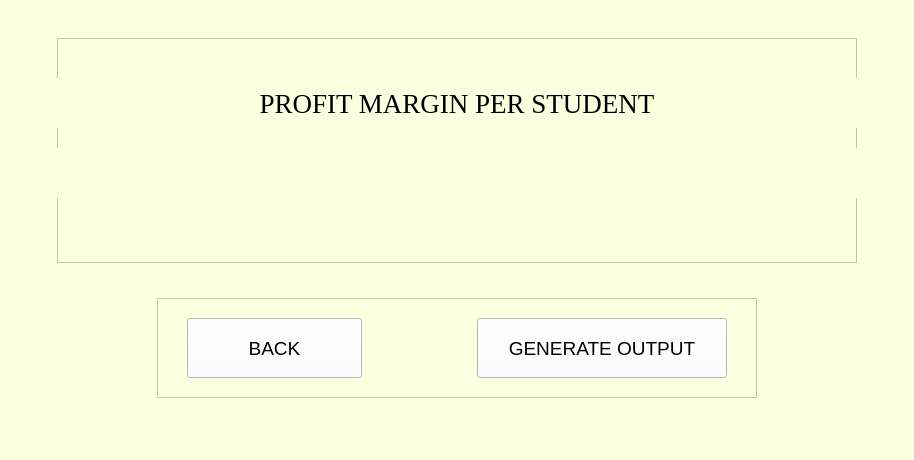
<?xml version="1.0" encoding="UTF-8"?>
<ui version="4.0">
 <class>MainWindow</class>
 <widget class="QMainWindow" name="MainWindow">
  <property name="geometry">
   <rect>
    <x>0</x>
    <y>0</y>
    <width>914</width>
    <height>460</height>
   </rect>
  </property>
  <property name="sizePolicy">
   <sizepolicy hsizetype="Expanding" vsizetype="Expanding">
    <horstretch>0</horstretch>
    <verstretch>0</verstretch>
   </sizepolicy>
  </property>
  <property name="mouseTracking">
   <bool>false</bool>
  </property>
  <property name="windowTitle">
   <string>MainWindow</string>
  </property>
  <property name="styleSheet">
   <string notr="true">background-color: rgb(250, 255, 224);</string>
  </property>
  <widget class="QWidget" name="centralwidget">
   <layout class="QVBoxLayout" name="verticalLayout">
    <item alignment="Qt::AlignHCenter">
     <widget class="QFrame" name="frame_12">
      <property name="minimumSize">
       <size>
        <width>800</width>
        <height>225</height>
       </size>
      </property>
      <property name="maximumSize">
       <size>
        <width>800</width>
        <height>225</height>
       </size>
      </property>
      <property name="frameShape">
       <enum>QFrame::StyledPanel</enum>
      </property>
      <property name="frameShadow">
       <enum>QFrame::Raised</enum>
      </property>
      <widget class="QLabel" name="heading">
       <property name="geometry">
        <rect>
         <x>0</x>
         <y>40</y>
         <width>800</width>
         <height>50</height>
        </rect>
       </property>
       <property name="sizePolicy">
        <sizepolicy hsizetype="Preferred" vsizetype="Preferred">
         <horstretch>0</horstretch>
         <verstretch>0</verstretch>
        </sizepolicy>
       </property>
       <property name="minimumSize">
        <size>
         <width>800</width>
         <height>50</height>
        </size>
       </property>
       <property name="maximumSize">
        <size>
         <width>800</width>
         <height>50</height>
        </size>
       </property>
       <property name="font">
        <font>
         <family>Times New Roman</family>
         <pointsize>20</pointsize>
         <weight>50</weight>
         <italic>false</italic>
         <bold>false</bold>
        </font>
       </property>
       <property name="styleSheet">
        <string notr="true"/>
       </property>
       <property name="text">
        <string>PROFIT MARGIN PER STUDENT</string>
       </property>
       <property name="alignment">
        <set>Qt::AlignCenter</set>
       </property>
       <property name="wordWrap">
        <bool>false</bool>
       </property>
      </widget>
      <widget class="QLabel" name="output">
       <property name="geometry">
        <rect>
         <x>0</x>
         <y>110</y>
         <width>800</width>
         <height>50</height>
        </rect>
       </property>
       <property name="sizePolicy">
        <sizepolicy hsizetype="Preferred" vsizetype="Preferred">
         <horstretch>0</horstretch>
         <verstretch>0</verstretch>
        </sizepolicy>
       </property>
       <property name="minimumSize">
        <size>
         <width>800</width>
         <height>50</height>
        </size>
       </property>
       <property name="maximumSize">
        <size>
         <width>800</width>
         <height>50</height>
        </size>
       </property>
       <property name="font">
        <font>
         <family>Arial</family>
         <pointsize>16</pointsize>
         <weight>50</weight>
         <italic>false</italic>
         <bold>false</bold>
        </font>
       </property>
       <property name="styleSheet">
        <string notr="true"/>
       </property>
       <property name="text">
        <string/>
       </property>
       <property name="alignment">
        <set>Qt::AlignCenter</set>
       </property>
       <property name="wordWrap">
        <bool>false</bool>
       </property>
      </widget>
     </widget>
    </item>
    <item alignment="Qt::AlignHCenter">
     <widget class="QFrame" name="frame_9">
      <property name="minimumSize">
       <size>
        <width>600</width>
        <height>100</height>
       </size>
      </property>
      <property name="maximumSize">
       <size>
        <width>600</width>
        <height>100</height>
       </size>
      </property>
      <property name="frameShape">
       <enum>QFrame::StyledPanel</enum>
      </property>
      <property name="frameShadow">
       <enum>QFrame::Raised</enum>
      </property>
      <widget class="QPushButton" name="backButton">
       <property name="geometry">
        <rect>
         <x>30</x>
         <y>20</y>
         <width>175</width>
         <height>60</height>
        </rect>
       </property>
       <property name="sizePolicy">
        <sizepolicy hsizetype="Preferred" vsizetype="Preferred">
         <horstretch>0</horstretch>
         <verstretch>0</verstretch>
        </sizepolicy>
       </property>
       <property name="minimumSize">
        <size>
         <width>175</width>
         <height>60</height>
        </size>
       </property>
       <property name="maximumSize">
        <size>
         <width>175</width>
         <height>60</height>
        </size>
       </property>
       <property name="font">
        <font>
         <family>Arial</family>
         <pointsize>14</pointsize>
         <weight>50</weight>
         <italic>false</italic>
         <bold>false</bold>
        </font>
       </property>
       <property name="styleSheet">
        <string notr="true">background-color: rgb(255, 255, 255);</string>
       </property>
       <property name="text">
        <string>BACK</string>
       </property>
      </widget>
      <widget class="QPushButton" name="generateButton">
       <property name="geometry">
        <rect>
         <x>320</x>
         <y>20</y>
         <width>250</width>
         <height>60</height>
        </rect>
       </property>
       <property name="sizePolicy">
        <sizepolicy hsizetype="Preferred" vsizetype="Preferred">
         <horstretch>0</horstretch>
         <verstretch>0</verstretch>
        </sizepolicy>
       </property>
       <property name="minimumSize">
        <size>
         <width>250</width>
         <height>60</height>
        </size>
       </property>
       <property name="maximumSize">
        <size>
         <width>250</width>
         <height>60</height>
        </size>
       </property>
       <property name="font">
        <font>
         <family>Arial</family>
         <pointsize>14</pointsize>
         <weight>50</weight>
         <italic>false</italic>
         <bold>false</bold>
        </font>
       </property>
       <property name="styleSheet">
        <string notr="true">background-color: rgb(255, 255, 255);</string>
       </property>
       <property name="text">
        <string>GENERATE OUTPUT</string>
       </property>
      </widget>
     </widget>
    </item>
   </layout>
  </widget>
  <widget class="QMenuBar" name="menubar">
   <property name="geometry">
    <rect>
     <x>0</x>
     <y>0</y>
     <width>914</width>
     <height>21</height>
    </rect>
   </property>
  </widget>
  <widget class="QStatusBar" name="statusbar"/>
 </widget>
 <resources/>
 <connections/>
</ui>
